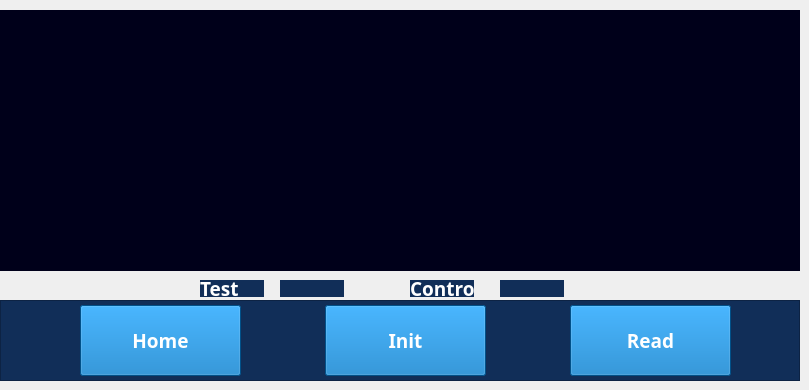
    <widget class="QWidget" name="page">
     <widget class="QCustomPlot" name="customPlot" native="true">
      <property name="geometry">
       <rect>
        <x>0</x>
        <y>10</y>
        <width>800</width>
        <height>261</height>
       </rect>
      </property>
      <property name="styleSheet">
       <string notr="true">background:rgb(0, 0, 26)</string>
      </property>
     </widget>
     <widget class="QLabel" name="label_3">
      <property name="geometry">
       <rect>
        <x>200</x>
        <y>280</y>
        <width>64</width>
        <height>17</height>
       </rect>
      </property>
      <property name="font">
       <font>
        <family>PibotoLt</family>
        <pointsize>14</pointsize>
        <weight>75</weight>
        <bold>true</bold>
       </font>
      </property>
      <property name="styleSheet">
       <string notr="true">background:rgb(17, 46, 88);
color:rgb(255, 255, 255);</string>
      </property>
      <property name="text">
       <string>Test</string>
      </property>
     </widget>
     <widget class="QLabel" name="label_4">
      <property name="geometry">
       <rect>
        <x>410</x>
        <y>280</y>
        <width>64</width>
        <height>17</height>
       </rect>
      </property>
      <property name="font">
       <font>
        <family>PibotoLt</family>
        <pointsize>14</pointsize>
        <weight>75</weight>
        <bold>true</bold>
       </font>
      </property>
      <property name="styleSheet">
       <string notr="true">background:rgb(17, 46, 88);
color:rgb(255, 255, 255);</string>
      </property>
      <property name="text">
       <string>Control</string>
      </property>
     </widget>
     <widget class="QLabel" name="label">
      <property name="geometry">
       <rect>
        <x>280</x>
        <y>280</y>
        <width>64</width>
        <height>17</height>
       </rect>
      </property>
      <property name="font">
       <font>
        <family>PibotoLt</family>
        <pointsize>14</pointsize>
        <weight>75</weight>
        <bold>true</bold>
       </font>
      </property>
      <property name="styleSheet">
       <string notr="true">background:rgb(17, 46, 88);
color:rgb(255, 255, 255);</string>
      </property>
      <property name="text">
       <string/>
      </property>
     </widget>
     <widget class="QLabel" name="label_2">
      <property name="geometry">
       <rect>
        <x>500</x>
        <y>280</y>
        <width>64</width>
        <height>17</height>
       </rect>
      </property>
      <property name="font">
       <font>
        <family>PibotoLt</family>
        <pointsize>14</pointsize>
        <weight>75</weight>
        <bold>true</bold>
       </font>
      </property>
      <property name="styleSheet">
       <string notr="true">background:rgb(17, 46, 88);
color:rgb(255, 255, 255);</string>
      </property>
      <property name="text">
       <string/>
      </property>
     </widget>
     <widget class="QFrame" name="frame">
      <property name="geometry">
       <rect>
        <x>0</x>
        <y>300</y>
        <width>800</width>
        <height>81</height>
       </rect>
      </property>
      <property name="styleSheet">
       <string notr="true">background:rgb(17, 46, 88)</string>
      </property>
      <property name="frameShape">
       <enum>QFrame::StyledPanel</enum>
      </property>
      <property name="frameShadow">
       <enum>QFrame::Raised</enum>
      </property>
      <widget class="QPushButton" name="pushButton">
       <property name="geometry">
        <rect>
         <x>80</x>
         <y>5</y>
         <width>161</width>
         <height>71</height>
        </rect>
       </property>
       <property name="font">
        <font>
         <family>PibotoLt</family>
         <pointsize>14</pointsize>
         <weight>75</weight>
         <italic>false</italic>
         <bold>true</bold>
        </font>
       </property>
       <property name="styleSheet">
        <string notr="true">background:rgb(1, 114, 192);
color:rgb(255, 255, 255);</string>
       </property>
       <property name="text">
        <string>Home</string>
       </property>
      </widget>
      <widget class="QPushButton" name="pushButton_2">
       <property name="geometry">
        <rect>
         <x>325</x>
         <y>5</y>
         <width>161</width>
         <height>71</height>
        </rect>
       </property>
       <property name="font">
        <font>
         <family>PibotoLt</family>
         <pointsize>14</pointsize>
         <weight>75</weight>
         <bold>true</bold>
        </font>
       </property>
       <property name="styleSheet">
        <string notr="true">background:rgb(1, 114, 192);
color:rgb(255, 255, 255);</string>
       </property>
       <property name="text">
        <string>Init</string>
       </property>
      </widget>
      <widget class="QPushButton" name="pushButton_3">
       <property name="geometry">
        <rect>
         <x>570</x>
         <y>5</y>
         <width>161</width>
         <height>71</height>
        </rect>
       </property>
       <property name="font">
        <font>
         <family>PibotoLt</family>
         <pointsize>14</pointsize>
         <weight>75</weight>
         <bold>true</bold>
        </font>
       </property>
       <property name="styleSheet">
        <string notr="true">background:rgb(1, 114, 192);
color:rgb(255, 255, 255);</string>
       </property>
       <property name="text">
        <string>Read</string>
       </property>
      </widget>
     </widget>
    </widget>
